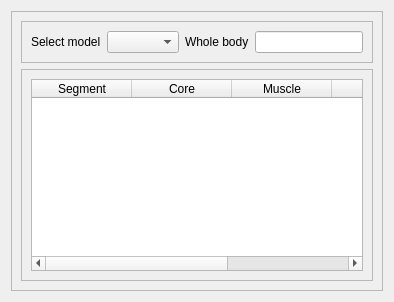
          <widget class="QWidget" name="tab_9">
           <attribute name="title">
            <string>Basal metabolic rate</string>
           </attribute>
           <layout class="QVBoxLayout" name="verticalLayout">
            <item>
             <widget class="QFrame" name="frame">
              <property name="frameShape">
               <enum>QFrame::StyledPanel</enum>
              </property>
              <property name="frameShadow">
               <enum>QFrame::Raised</enum>
              </property>
              <layout class="QGridLayout" name="gridLayout">
               <item row="0" column="0">
                <layout class="QVBoxLayout" name="verticalLayout_7">
                 <item>
                  <widget class="QFrame" name="frame_11">
                   <property name="sizePolicy">
                    <sizepolicy hsizetype="Fixed" vsizetype="Preferred">
                     <horstretch>0</horstretch>
                     <verstretch>0</verstretch>
                    </sizepolicy>
                   </property>
                   <property name="frameShape">
                    <enum>QFrame::StyledPanel</enum>
                   </property>
                   <property name="frameShadow">
                    <enum>QFrame::Raised</enum>
                   </property>
                   <layout class="QHBoxLayout" name="horizontalLayout_12">
                    <item>
                     <widget class="QLabel" name="label_6">
                      <property name="sizePolicy">
                       <sizepolicy hsizetype="Fixed" vsizetype="Preferred">
                        <horstretch>0</horstretch>
                        <verstretch>0</verstretch>
                       </sizepolicy>
                      </property>
                      <property name="text">
                       <string>Select model</string>
                      </property>
                     </widget>
                    </item>
                    <item>
                     <widget class="QComboBox" name="comboBox_metabolic_rate">
                      <property name="sizePolicy">
                       <sizepolicy hsizetype="Preferred" vsizetype="Fixed">
                        <horstretch>0</horstretch>
                        <verstretch>0</verstretch>
                       </sizepolicy>
                      </property>
                      <item>
                       <property name="text">
                        <string/>
                       </property>
                      </item>
                      <item>
                       <property name="text">
                        <string>Custom</string>
                       </property>
                      </item>
                     </widget>
                    </item>
                    <item>
                     <widget class="QLabel" name="label_2">
                      <property name="sizePolicy">
                       <sizepolicy hsizetype="Fixed" vsizetype="Preferred">
                        <horstretch>0</horstretch>
                        <verstretch>0</verstretch>
                       </sizepolicy>
                      </property>
                      <property name="text">
                       <string>Whole body</string>
                      </property>
                     </widget>
                    </item>
                    <item>
                     <widget class="QLineEdit" name="lineEdit_2">
                      <property name="sizePolicy">
                       <sizepolicy hsizetype="Preferred" vsizetype="Fixed">
                        <horstretch>0</horstretch>
                        <verstretch>0</verstretch>
                       </sizepolicy>
                      </property>
                     </widget>
                    </item>
                   </layout>
                  </widget>
                 </item>
                 <item>
                  <widget class="QFrame" name="frame_12">
                   <property name="frameShape">
                    <enum>QFrame::StyledPanel</enum>
                   </property>
                   <property name="frameShadow">
                    <enum>QFrame::Raised</enum>
                   </property>
                   <layout class="QGridLayout" name="gridLayout_8">
                    <item row="0" column="0">
                     <widget class="QTableWidget" name="table_metabolic_rate">
                      <column>
                       <property name="text">
                        <string>Segment</string>
                       </property>
                      </column>
                      <column>
                       <property name="text">
                        <string>Core</string>
                       </property>
                      </column>
                      <column>
                       <property name="text">
                        <string>Muscle</string>
                       </property>
                      </column>
                      <column>
                       <property name="text">
                        <string>Fat</string>
                       </property>
                      </column>
                      <column>
                       <property name="text">
                        <string>Skin</string>
                       </property>
                      </column>
                     </widget>
                    </item>
                   </layout>
                  </widget>
                 </item>
                </layout>
               </item>
              </layout>
             </widget>
            </item>
           </layout>
          </widget>
